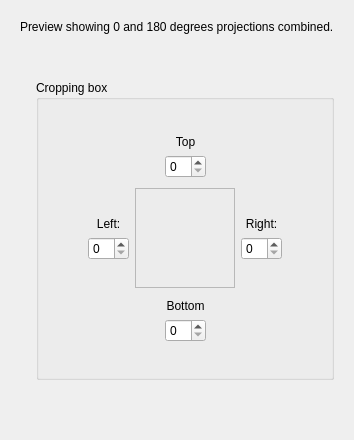
      <widget class="QWidget" name="tab_3">
       <attribute name="title">
        <string>Crop</string>
       </attribute>
       <layout class="QVBoxLayout" name="verticalLayout_13">
        <item>
         <widget class="QWidget" name="top_crop_widget" native="true">
          <layout class="QVBoxLayout" name="verticalLayout_4">
           <item>
            <widget class="QLabel" name="label_7">
             <property name="text">
              <string>Preview showing 0 and 180 degrees projections combined.</string>
             </property>
            </widget>
           </item>
           <item>
            <layout class="QHBoxLayout" name="horizontalLayout_8">
             <item>
              <widget class="QWidget" name="crop_widget" native="true">
               <property name="sizePolicy">
                <sizepolicy hsizetype="Expanding" vsizetype="Expanding">
                 <horstretch>0</horstretch>
                 <verstretch>0</verstretch>
                </sizepolicy>
               </property>
              </widget>
             </item>
             <item>
              <layout class="QVBoxLayout" name="verticalLayout_5">
               <item>
                <spacer name="verticalSpacer_2">
                 <property name="orientation">
                  <enum>Qt::Vertical</enum>
                 </property>
                 <property name="sizeHint" stdset="0">
                  <size>
                   <width>20</width>
                   <height>40</height>
                  </size>
                 </property>
                </spacer>
               </item>
               <item>
                <widget class="QGroupBox" name="cropping_groupBox">
                 <property name="maximumSize">
                  <size>
                   <width>300</width>
                   <height>300</height>
                  </size>
                 </property>
                 <property name="title">
                  <string>Cropping box</string>
                 </property>
                 <layout class="QVBoxLayout" name="verticalLayout_6">
                  <item>
                   <spacer name="verticalSpacer_7">
                    <property name="orientation">
                     <enum>Qt::Vertical</enum>
                    </property>
                    <property name="sizeHint" stdset="0">
                     <size>
                      <width>20</width>
                      <height>40</height>
                     </size>
                    </property>
                   </spacer>
                  </item>
                  <item>
                   <layout class="QHBoxLayout" name="horizontalLayout_5">
                    <item>
                     <spacer name="horizontalSpacer_2">
                      <property name="orientation">
                       <enum>Qt::Horizontal</enum>
                      </property>
                      <property name="sizeHint" stdset="0">
                       <size>
                        <width>40</width>
                        <height>20</height>
                       </size>
                      </property>
                     </spacer>
                    </item>
                    <item>
                     <layout class="QVBoxLayout" name="verticalLayout_7">
                      <item>
                       <widget class="QLabel" name="crop_top_label">
                        <property name="text">
                         <string>Top</string>
                        </property>
                        <property name="alignment">
                         <set>Qt::AlignCenter</set>
                        </property>
                       </widget>
                      </item>
                      <item>
                       <widget class="QSpinBox" name="crop_top_spinBox"/>
                      </item>
                     </layout>
                    </item>
                    <item>
                     <spacer name="horizontalSpacer_3">
                      <property name="orientation">
                       <enum>Qt::Horizontal</enum>
                      </property>
                      <property name="sizeHint" stdset="0">
                       <size>
                        <width>40</width>
                        <height>20</height>
                       </size>
                      </property>
                     </spacer>
                    </item>
                   </layout>
                  </item>
                  <item>
                   <layout class="QHBoxLayout" name="horizontalLayout_6">
                    <item>
                     <spacer name="horizontalSpacer_4">
                      <property name="orientation">
                       <enum>Qt::Horizontal</enum>
                      </property>
                      <property name="sizeHint" stdset="0">
                       <size>
                        <width>40</width>
                        <height>20</height>
                       </size>
                      </property>
                     </spacer>
                    </item>
                    <item>
                     <layout class="QVBoxLayout" name="verticalLayout_8">
                      <item>
                       <spacer name="verticalSpacer_3">
                        <property name="orientation">
                         <enum>Qt::Vertical</enum>
                        </property>
                        <property name="sizeHint" stdset="0">
                         <size>
                          <width>20</width>
                          <height>40</height>
                         </size>
                        </property>
                       </spacer>
                      </item>
                      <item>
                       <widget class="QLabel" name="crop_left_label">
                        <property name="text">
                         <string>Left:</string>
                        </property>
                        <property name="alignment">
                         <set>Qt::AlignCenter</set>
                        </property>
                       </widget>
                      </item>
                      <item>
                       <widget class="QSpinBox" name="crop_left_spinBox"/>
                      </item>
                      <item>
                       <spacer name="verticalSpacer_5">
                        <property name="orientation">
                         <enum>Qt::Vertical</enum>
                        </property>
                        <property name="sizeHint" stdset="0">
                         <size>
                          <width>20</width>
                          <height>40</height>
                         </size>
                        </property>
                       </spacer>
                      </item>
                     </layout>
                    </item>
                    <item>
                     <widget class="QFrame" name="frame">
                      <property name="minimumSize">
                       <size>
                        <width>100</width>
                        <height>100</height>
                       </size>
                      </property>
                      <property name="maximumSize">
                       <size>
                        <width>100</width>
                        <height>100</height>
                       </size>
                      </property>
                      <property name="frameShape">
                       <enum>QFrame::StyledPanel</enum>
                      </property>
                      <property name="frameShadow">
                       <enum>QFrame::Raised</enum>
                      </property>
                     </widget>
                    </item>
                    <item>
                     <layout class="QVBoxLayout" name="verticalLayout_9">
                      <item>
                       <spacer name="verticalSpacer_6">
                        <property name="orientation">
                         <enum>Qt::Vertical</enum>
                        </property>
                        <property name="sizeHint" stdset="0">
                         <size>
                          <width>20</width>
                          <height>40</height>
                         </size>
                        </property>
                       </spacer>
                      </item>
                      <item>
                       <widget class="QLabel" name="crop_right_label">
                        <property name="text">
                         <string>Right:</string>
                        </property>
                        <property name="alignment">
                         <set>Qt::AlignCenter</set>
                        </property>
                       </widget>
                      </item>
                      <item>
                       <widget class="QSpinBox" name="crop_right_spinBox"/>
                      </item>
                      <item>
                       <spacer name="verticalSpacer_8">
                        <property name="orientation">
                         <enum>Qt::Vertical</enum>
                        </property>
                        <property name="sizeHint" stdset="0">
                         <size>
                          <width>20</width>
                          <height>40</height>
                         </size>
                        </property>
                       </spacer>
                      </item>
                     </layout>
                    </item>
                    <item>
                     <spacer name="horizontalSpacer_7">
                      <property name="orientation">
                       <enum>Qt::Horizontal</enum>
                      </property>
                      <property name="sizeHint" stdset="0">
                       <size>
                        <width>40</width>
                        <height>20</height>
                       </size>
                      </property>
                     </spacer>
                    </item>
                   </layout>
                  </item>
                  <item>
                   <layout class="QHBoxLayout" name="horizontalLayout_7">
                    <item>
                     <spacer name="horizontalSpacer_8">
                      <property name="orientation">
                       <enum>Qt::Horizontal</enum>
                      </property>
                      <property name="sizeHint" stdset="0">
                       <size>
                        <width>40</width>
                        <height>20</height>
                       </size>
                      </property>
                     </spacer>
                    </item>
                    <item>
                     <layout class="QVBoxLayout" name="verticalLayout_12">
                      <item>
                       <widget class="QLabel" name="crop_bottom_label">
                        <property name="text">
                         <string>Bottom</string>
                        </property>
                        <property name="alignment">
                         <set>Qt::AlignCenter</set>
                        </property>
                       </widget>
                      </item>
                      <item>
                       <widget class="QSpinBox" name="crop_bottom_spinBox"/>
                      </item>
                     </layout>
                    </item>
                    <item>
                     <spacer name="horizontalSpacer_9">
                      <property name="orientation">
                       <enum>Qt::Horizontal</enum>
                      </property>
                      <property name="sizeHint" stdset="0">
                       <size>
                        <width>40</width>
                        <height>20</height>
                       </size>
                      </property>
                     </spacer>
                    </item>
                   </layout>
                  </item>
                  <item>
                   <spacer name="verticalSpacer_9">
                    <property name="orientation">
                     <enum>Qt::Vertical</enum>
                    </property>
                    <property name="sizeHint" stdset="0">
                     <size>
                      <width>20</width>
                      <height>40</height>
                     </size>
                    </property>
                   </spacer>
                  </item>
                 </layout>
                </widget>
               </item>
               <item>
                <spacer name="verticalSpacer_10">
                 <property name="orientation">
                  <enum>Qt::Vertical</enum>
                 </property>
                 <property name="sizeHint" stdset="0">
                  <size>
                   <width>20</width>
                   <height>40</height>
                  </size>
                 </property>
                </spacer>
               </item>
              </layout>
             </item>
            </layout>
           </item>
          </layout>
         </widget>
        </item>
       </layout>
      </widget>
